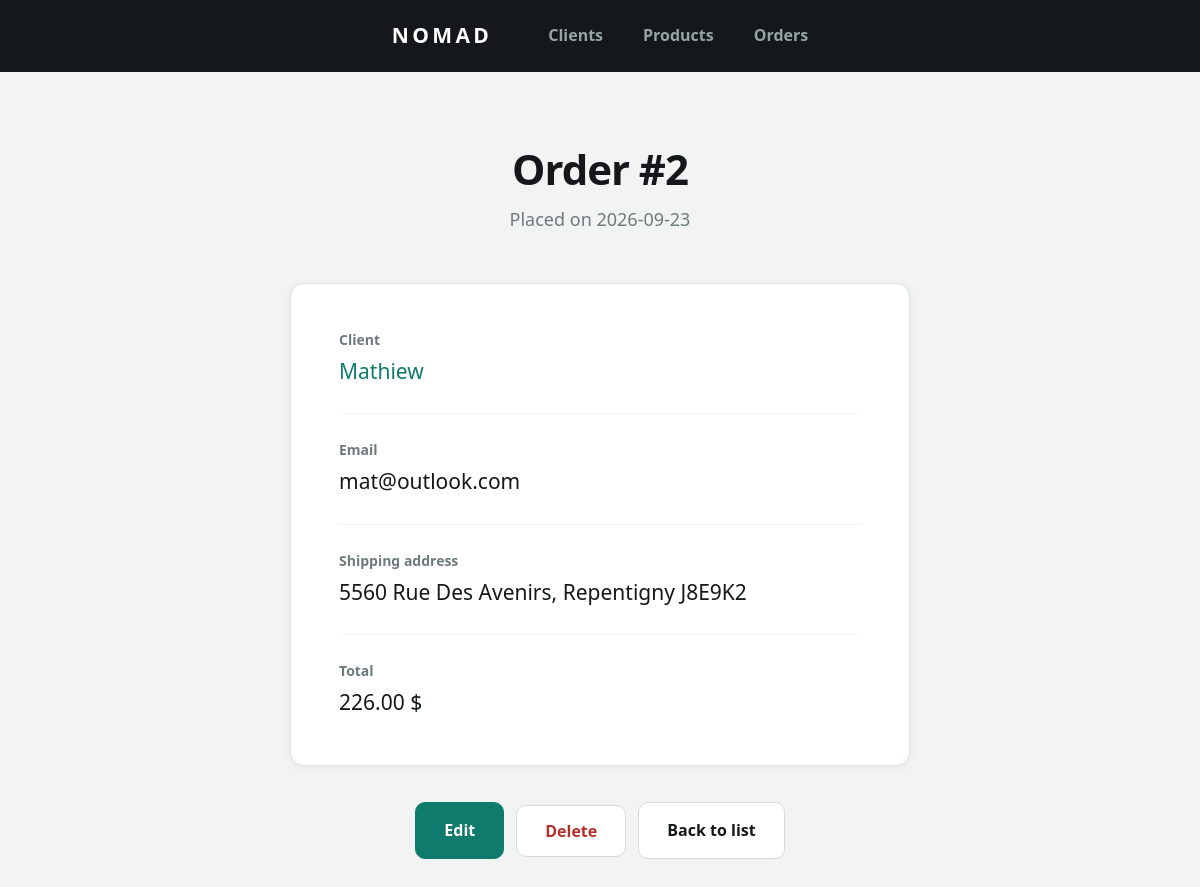
Page /order-show.php?id=2 on the committed database.
### tables this page shows
CREATE TABLE `orders` (
  `id` int NOT NULL,
  `client_id` int NOT NULL,
  `order_date` date NOT NULL,
  `total` decimal(10,2) NOT NULL
);

CREATE TABLE `client` (
  `id` int NOT NULL,
  `name` varchar(100) NOT NULL,
  `email` varchar(150) NOT NULL,
  `phone` varchar(20) DEFAULT NULL,
  `address` varchar(255) NOT NULL,
  `city` varchar(100) NOT NULL,
  `zip_code` varchar(10) NOT NULL
);

### Classe/CRUD.php (called while the page is built, shortened)
<?php
class CRUD extends PDO {
    public function selectId(string $table, int|string $value, $field = 'id'):bool|array{
        $sql = "SELECT * FROM $table WHERE $field = :$field";
        $stmt = $this->prepare($sql);
        $stmt->bindValue(":$field", $value);
        $stmt->execute();
        $count = $stmt->rowCount();
        if($count == 1){
            return $stmt->fetch();
        }else{
            return false;
        }
    }
}

### order-show.php (the view, shortened to what this page needs)
<?php
$id = $_GET['id'];
require_once('Classe/CRUD.php');
$crud = new CRUD;
$order = $crud->selectId('orders', $id);
$client = $crud->selectId('client', $order['client_id']);
?>
<!DOCTYPE html>
<html lang="en">
<head>
    <link rel="stylesheet" href="css/style.css">
</head>
<body>
    <?php require_once('nav.php'); ?>
    <main class="page">
        <h1 class="page__title">Order #<?= $order['id']; ?></h1>
        <p class="page__subtitle">Placed on <?= $order['order_date']; ?></p>
        <div class="card">
            <span class="card__label">Client</span>
            <span class="card__value">
                <a href="client-show.php?id=<?= $client['id']; ?>"><?= $client['name']; ?></a>
            </span>
            <span class="card__label">Email</span>
            <span class="card__value"><?= $client['email']; ?></span>
            <span class="card__label">Shipping address</span>
            <span class="card__value"><?= $client['address']; ?>, <?= $client['city']; ?> <?= $client['zip_code']; ?></span>
            <span class="card__label">Total</span>
            <span class="card__value"><?= $order['total']; ?> $</span>
        </div>
        <div class="page__actions">
            <a href="order-edit.php?id=<?= $order['id']; ?>" class="btn btn--primary">Edit</a>
            <form action="order-delete.php" method="post">
                <input type="submit" value="Delete" class="btn btn--danger">
            </form>
            <a href="order-index.php" class="btn">Back to list</a>
        </div>
    </main>
</body>
</html>

### css/style.css (style rules this page uses)
* { box-sizing: border-box; margin: 0; padding: 0; }
body { background: #f2f4f3; color: #14181a; font-family: "Segoe UI", -apple-system, Arial, sans-serif; font-size: 17px; line-height: 1.7; -webkit-font-smoothing: antialiased; }
a { color: #0f7b6c; text-decoration: none; }
.page { max-width: 880px; margin: 0 auto; padding: 72px 32px 100px; text-align: center; }
.page__title { font-size: 42px; font-weight: 700; letter-spacing: -0.025em; line-height: 1.2; margin-bottom: 10px; }
.page__subtitle { color: #6d7a7d; font-size: 18px; margin-bottom: 48px; }
.page__actions { margin-top: 36px; display: flex; justify-content: center; gap: 12px; align-items: center; }
.card { background: #ffffff; border: 1px solid #e0e5e4; border-radius: 14px; padding: 44px 48px; max-width: 620px; margin: 0 auto; text-align: left; box-shadow: 0 2px 8px rgba(20, 24, 26, 0.05); }
.card__label { display: block; color: #6d7a7d; font-size: 14px; font-weight: 600; margin-bottom: 2px; }
.card__value { display: block; font-size: 21px; font-weight: 500; padding-bottom: 24px; margin-bottom: 24px; border-bottom: 1px solid #f0f3f2; }
.card__value:last-child { padding-bottom: 0; margin-bottom: 0; border-bottom: none; }
.btn { display: inline-block; padding: 14px 28px; border: 1px solid #d5dbda; border-radius: 10px; background: #ffffff; color: #14181a; font-family: inherit; font-size: 16px; font-weight: 600; cursor: pointer; }
.btn--primary { background: #0f7b6c; border-color: #0f7b6c; color: #ffffff; }
.btn--danger { background: #ffffff; border-color: #d5dbda; color: #b4302c; }

### rows in the picture
orders: id "2", order_date "2026-09-23", total "226.00"
client: name "Mathiew", email "mat@outlook.com", address "5560 Rue Des Avenirs", city "Repentigny", zip_code "J8E9K2"
